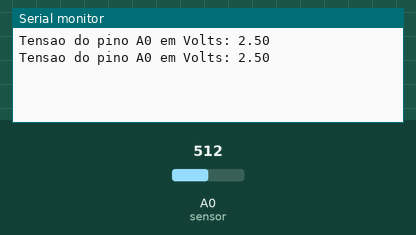
This sketch was run on a simulated Arduino Uno, built with avr-gcc and run on an emulated ATmega328P. Parts: the last lines printed to the serial monitor. The inputs (shaded band) are chosen by the test bench; at power-on: A0 (sensor) = 512.

Above: at 1.8 s.
1.9 s: A0 (sensor) set to 716
At 2.4 s:
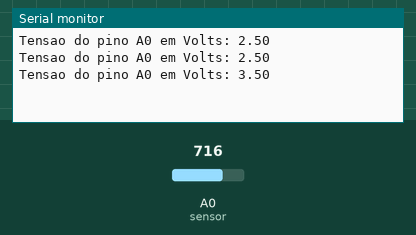
3.4 s: A0 (sensor) set to 900
At 4.8 s:
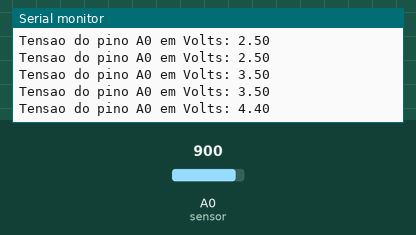
Timing chart, 0 to 6.4 s (numbered marks = the images above; inputs shaded):
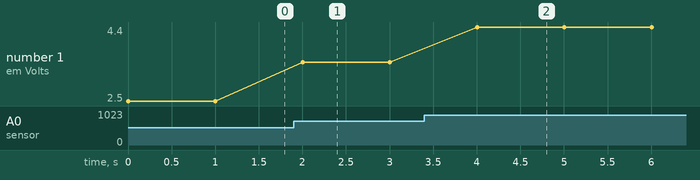

The sketch:

monitorSerial.ino
```cpp
int sensor = A0; //define a entrada A0
void setup() {
pinMode(sensor, INPUT);
Serial.begin(9600); //Inicializa o monitor Serial
}
void loop() {
float tensao = analogRead(sensor)*5.0/1023.0;
Serial.print("Tensao do pino A0 em Volts: ");
Serial.println(tensao);
delay(1000);
}
```

Measured:
- after the input at 1.9 s, the serial monitor: prints a new line after 0.10 s (image 1)
- after the input at 3.4 s, the serial monitor: prints a new line after 0.60 s (image 2)
- plotted number 1: 2.5 → 3.5 after the input at 1.9 s, 3.5 → 4.4 after the input at 3.4 s
